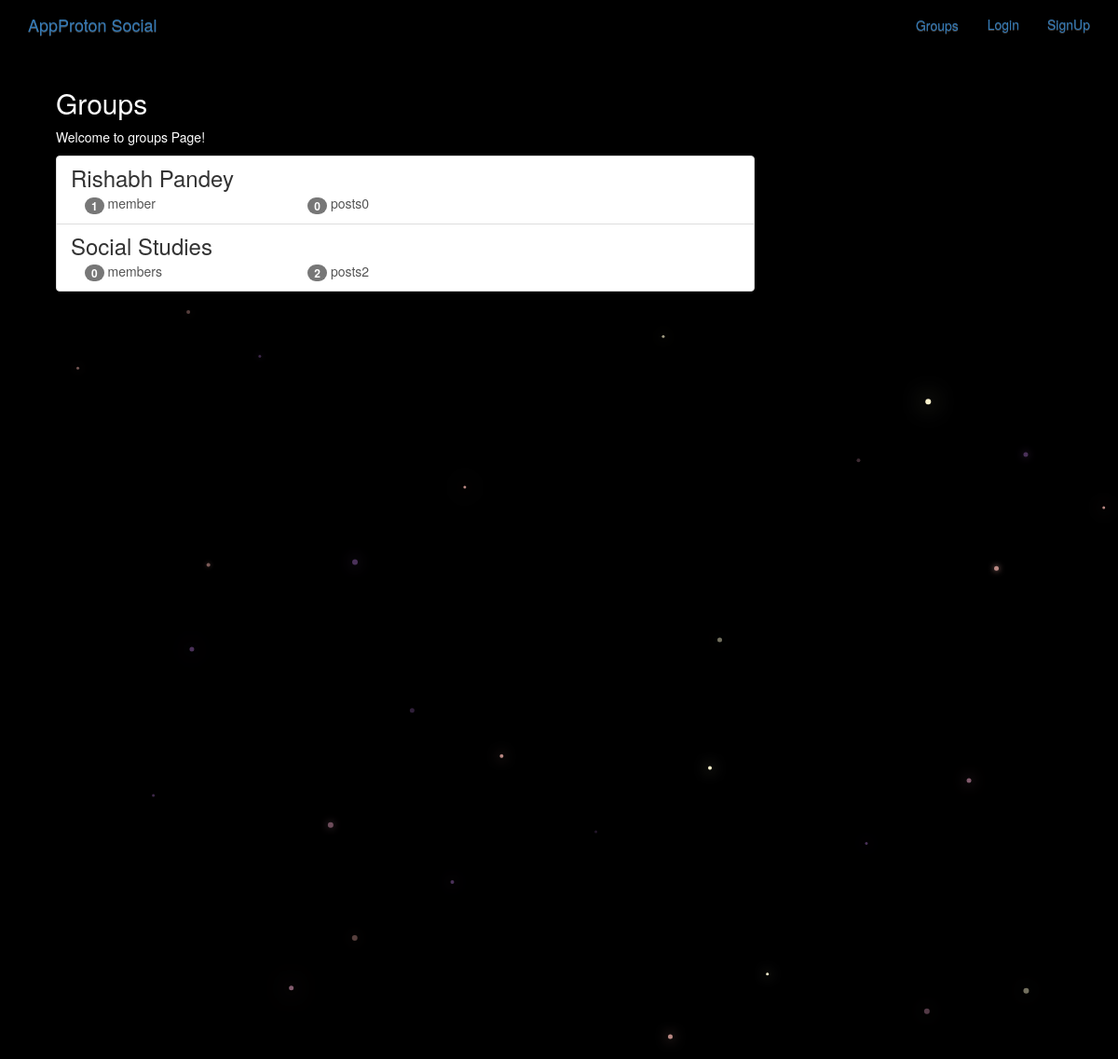
The app's page /groups/ with its own data.
### groups/models.py (models this page shows, shortened)
class Group(models.Model):
    name=models.CharField(max_length=256, unique=True)
    slug=models.SlugField(allow_unicode=True, unique=True)
    description=models.TextField(blank=True, default='')
    description_html=models.TextField(editable=False, default='', blank=True)
    members=models.ManyToManyField(User, through='GroupMember')
    class Meta:
        ordering=['name']

### groups/views.py (the view)
# urls.py: path('', views.ListGroups.as_view(), name='all'),
class ListGroups(generic.ListView):
    model=Group

### groups/templates/groups/group_list.html (shortened to what this page needs)
{% extends "groups/group_base.html" %}
{% block pregroup %}
<div class="col-md-8">
    <div class="content">
        <h2>Groups</h2>
        <p>Welcome to groups Page!</p>
    </div>
</div>
{% endblock %}
{% block group_content %}
<div class="col-md-8">
    <div class="list-group">
        {% for group in object_list %}
        <a href="{% url 'groups:single' slug=group.slug%}" class="list-group-item">
            <h3 class="title list-group-item-heading">{{group.name}}</h3>
            <div class="list-group-item-text container-fluid">
                <div class="row">
                    <div class="col-md-4">
                        <span class="badge">{{group.members.count}}</span>
                        member{{group.members.count|pluralize}}
                    </div>
                    <div class="col-md-4">
                        <span class="badge">{{group.posts.count}}</span>
                        posts{{group.posts.count}}
                    </div>
                </div>
            </div>
        </a>
        {% endfor %}
    </div>
</div>
{% endblock %}

### static/mysocialmedia/css/master.css (style rules this page uses)
body { margin: 0; overflow: hidden; background-color: black; color:white; }

### records on screen
Group: name "Rishabh Pandey", members.count "1", posts.count "0"
Group: name "Social Studies", members.count "0", posts.count "2"
